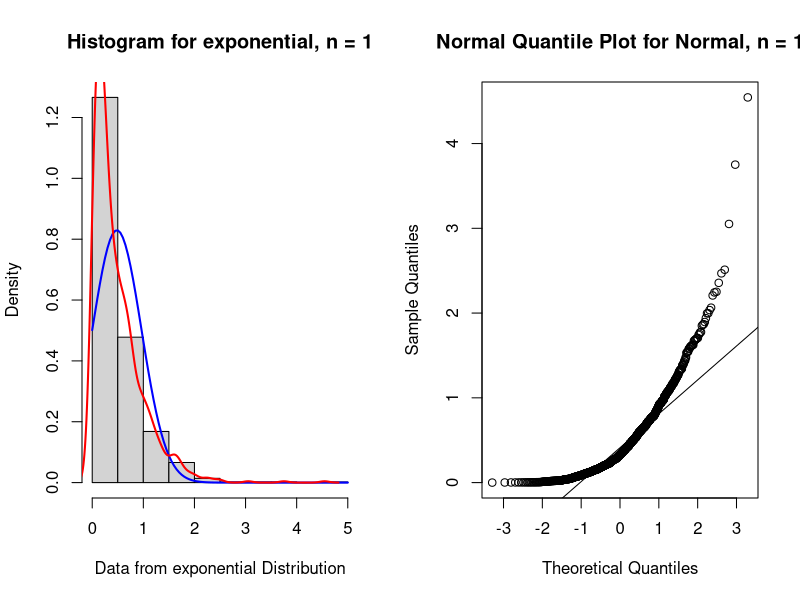
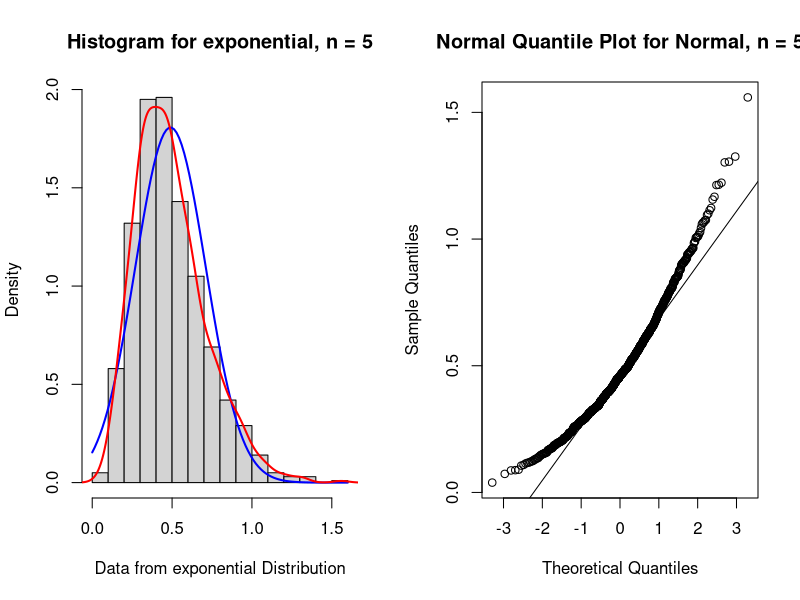
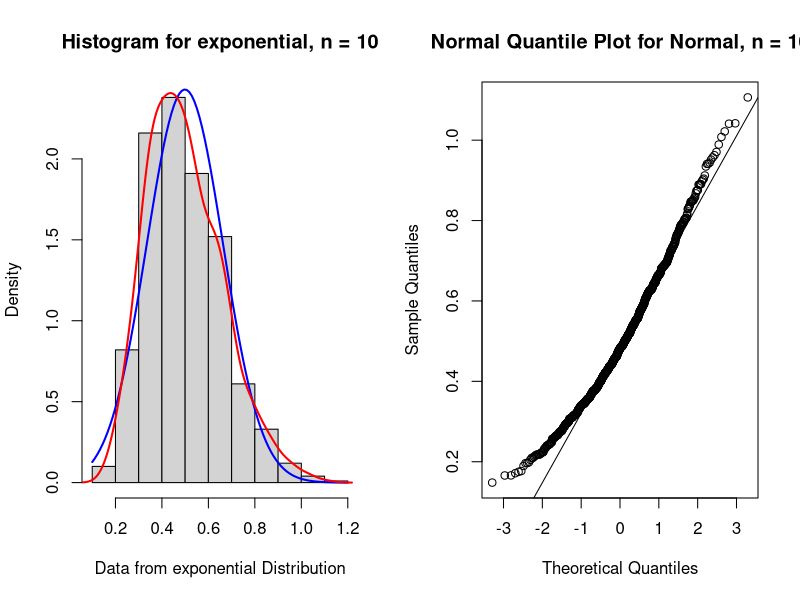
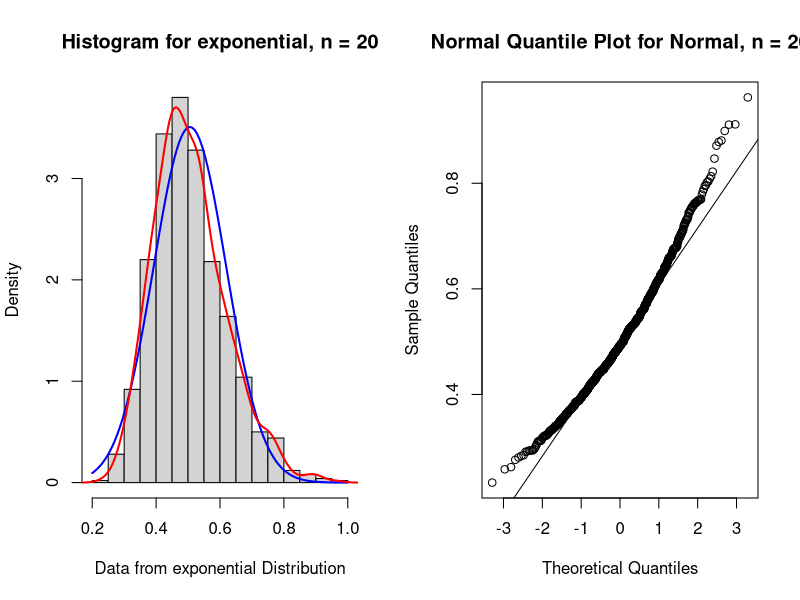
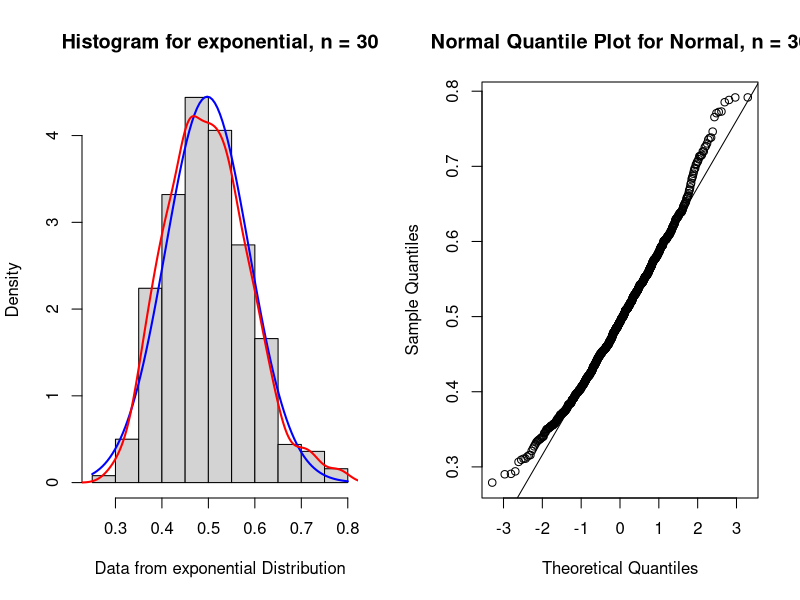
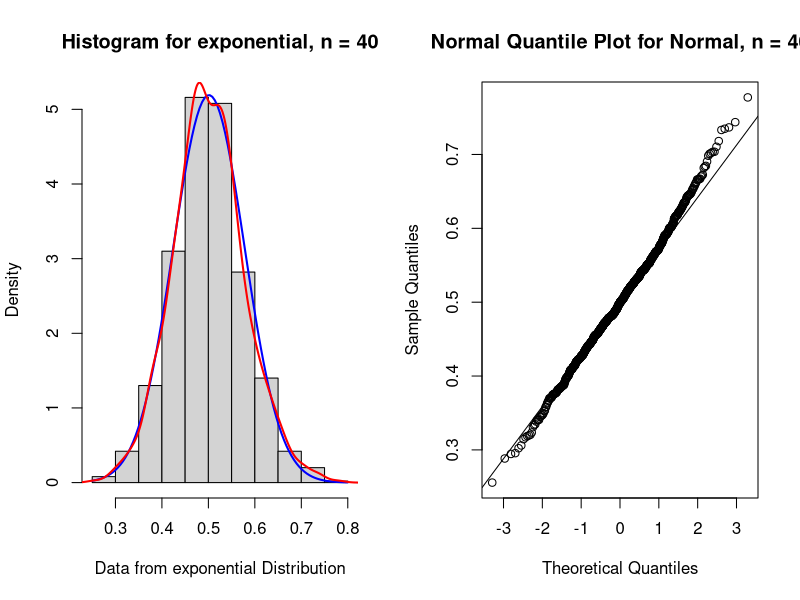
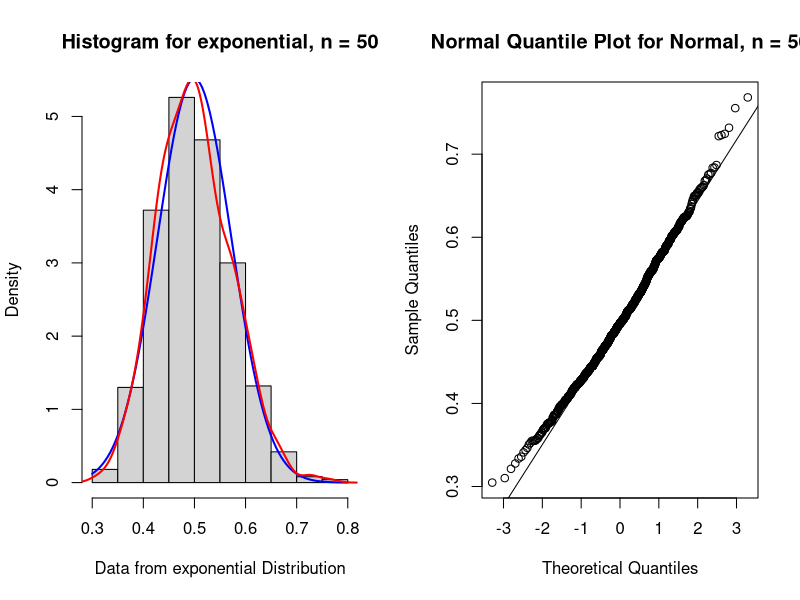

These figures' R source, in order:
# E
SRS <- 1000
set <- c(1, 5, 10, 20, 30, 40 ,50)
for(i in set) {
  attach(mtcars)                  # two plots in line
  par(mfrow=c(1,2))
  n <- i
  data.vec <- rexp(SRS*n,2) #creates the random data  # lambda
  data.mat <- matrix(data.vec, ncol = n)
  avg <- apply(data.mat, 1, mean)
  
  m = mean(avg)
  std = sd(avg)
  # print(n, m, std)
  str = sprintf("n = %d, mean = %f, std = %f, sample std = %f", n,m, std, std*sqrt(n))
  print(str)
  
  # windows()#this is optional
  hist(avg, xlab="Data from exponential Distribution", freq = FALSE, main=sprintf("Histogram for exponential, n = %d",n))
  
  curve(dnorm(x, mean=m, sd=std), col="blue", lwd=2, add=TRUE)
  lines(density(avg, adjust=1),col = "red", lwd=2)
  # windows()
  # quartz()
  qqnorm(avg,main=sprintf("Normal Quantile Plot for Normal, n = %d",n))
  qqline(avg)
  quartz()
}

